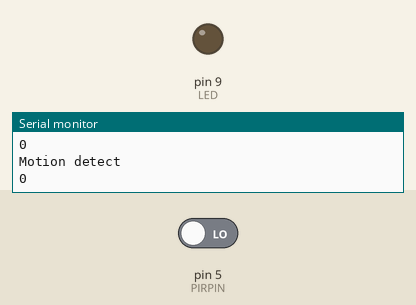
A sketch run on a simulated Arduino Uno, built with avr-gcc and run on an emulated ATmega328P. Shown: output pins drawn as LEDs (lit = HIGH), the last lines printed to the serial monitor. The test bench sets the inputs (shaded band); at power-on: pin 5 (PIRPIN) LOW.

Above: at 2.8 s.
2.9 s: pin 5 (PIRPIN) driven HIGH
At 3.6 s:
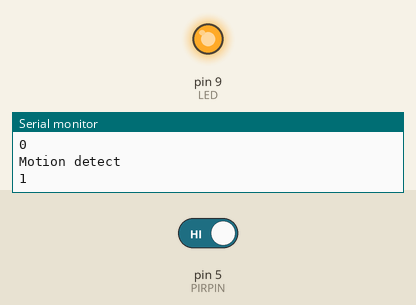
4.5 s: pin 5 (PIRPIN) driven LOW
At 6.3 s:
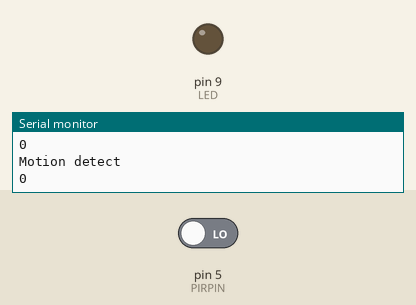
Timing chart, 0 to 7.8 s (numbered marks = the images above; inputs shaded):
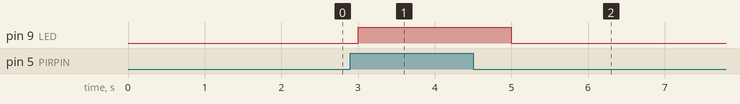

The sketch:

room_light2.ino
```cpp
#define PIRPIN 5
#define LED 9
void setup()
{
  Serial.begin(115200);
  pinMode(PIRPIN, INPUT);
  pinMode(LED, OUTPUT);
}
void loop()
{
  int l = digitalRead(PIRPIN);
  Serial.println("Motion detect");
  Serial.println(l);
  if (l == 1)
  {
    digitalWrite(LED, HIGH);
  }
  else
  {
    digitalWrite(LED, LOW);
  }

  delay(1000);
}
```

Measured:
- after the input at 2.9 s, pin 9 (LED): LOW → HIGH after 0.10 s
- after the input at 4.5 s, pin 9 (LED): HIGH → LOW after 0.50 s
